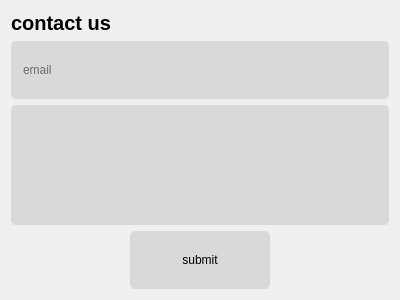
<?xml version="1.0" encoding="UTF-8"?>
<ui version="4.0">
 <class>ContactUs</class>
 <widget class="QDialog" name="ContactUs">
  <property name="geometry">
   <rect>
    <x>0</x>
    <y>0</y>
    <width>400</width>
    <height>300</height>
   </rect>
  </property>
  <property name="windowTitle">
   <string>Dialog</string>
  </property>
  <property name="styleSheet">
   <string notr="true">QLabel {
	width: 356px;
	height: 24px;

	font-family: 'Inter';
	font-style: normal;
	font-weight: 700;
	font-size: 20px;
	line-height: 24px;

	color: #000000;
}

QLineEdit {
	padding: 10px;
	width: 356px;
	height: 38px;

	background: #D9D9D9;
	border-radius: 5px;
}

QPlainTextEdit {
	padding: 10px;

	width: 356px;
	height: 217px;

	background: #D9D9D9;
	border-radius: 5px;
}

QPushButton {
	padding: 10px 23px;

	width: 94px;
	height: 38px;

	background: #D9D9D9;
	border-radius: 5px;
}</string>
  </property>
  <layout class="QVBoxLayout" name="verticalLayout">
   <item>
    <widget class="QLabel" name="label">
     <property name="text">
      <string>contact us</string>
     </property>
    </widget>
   </item>
   <item>
    <widget class="QLineEdit" name="lineEdit">
     <property name="text">
      <string/>
     </property>
     <property name="placeholderText">
      <string>email</string>
     </property>
    </widget>
   </item>
   <item>
    <widget class="QPlainTextEdit" name="plainTextEdit">
     <property name="plainText">
      <string/>
     </property>
     <property name="placeholderText">
      <string>message</string>
     </property>
    </widget>
   </item>
   <item alignment="Qt::AlignHCenter">
    <widget class="QPushButton" name="pushButton">
     <property name="maximumSize">
      <size>
       <width>300</width>
       <height>16777215</height>
      </size>
     </property>
     <property name="text">
      <string>submit</string>
     </property>
    </widget>
   </item>
  </layout>
 </widget>
 <resources/>
 <connections/>
</ui>
